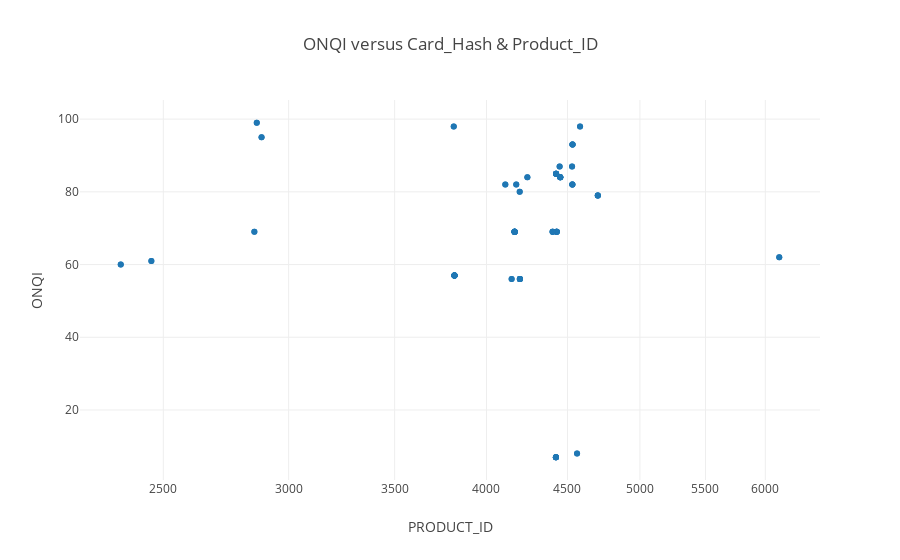

Notebook code for this chart:
### Code cell
init_notebook_mode(connected=True)    

#engine = create_engine("postgresql://tlapinskas@localhost/postgres")
engine = create_engine("postgresql://INSERT-USERNAME@localhost/postgres")

# Grab data from Postgres
df = pd.read_sql('''
                    SELECT p.product_id, p.card_hash, pi.onqi
                    FROM items_purchased p, product_info pi
                    WHERE p.product_id = pi.product_id AND onqi > '50'
                    LIMIT 100;
                    ''', con=engine)
df = df.fillna('')

trace1 = go.Scatter(
    x=df['product_id'],
    y=df['onqi'],
    text=df['card_hash'],
    mode='markers'
)

layout = go.Layout(
    title='ONQI versus Card_Hash & Product_ID',
    xaxis=dict( type='log', title='PRODUCT_ID' ),
    yaxis=dict( title='ONQI' )
)

data = [trace1]
fig = go.Figure(data=data, layout=layout)
iplot(fig, filename='test')

### Figure 1 — Plotly figure (JSON) as saved in the notebook; plotly's stock layout.template omitted (floating-point values rounded to 4 significant figures)
{"data": [{"mode": "markers", "text": ["FEaD8IUmESlpzvPRYyZhMyUv/CRtDNIUyprR5w7e/mPkFzr/3Cvdcu2tj0u3jsOj0OUUfW2jhMhfwWM3iQI1Ig==", "FEaD8IUmESlpzvPRYyZhMyUv/CRtDNIUyprR5w7e/mPkFzr/3Cvdcu2tj0u3jsOj0OUUfW2jhMhfwWM3iQI1Ig==", "N8JjRgpqKnQ8BDp+XtxBkfM0If/9GBL+rsOalHjHLdIM8Baf6tUC3UNDylqHc29iWnhr6/YT+RU63aZW2TXV6g==", "N8JjRgpqKnQ8BDp+XtxBkfM0If/9GBL+rsOalHjHLdIM8Baf6tUC3UNDylqHc29iWnhr6/YT+RU63aZW2TXV6g==", "kzaHILrWFehUeo6gjZV1EwvZHNTXGNqTY/Hzv+mL9Bg+vRc+uuq4+C0hsm6nAI58FLfCtqhJFLT97zuOCng+Yw==", "kzaHILrWFehUeo6gjZV1EwvZHNTXGNqTY/Hzv+mL9Bg+vRc+uuq4+C0hsm6nAI58FLfCtqhJFLT97zuOCng+Yw==", "4ox+j2exAB/xLlyHteKO/cNoSdLFb3T29mkacbTAf7ECiXy6L9/7hNFk4y4p/TjruzPmPFtYZNhxeLuNNwLgBg==", "4ox+j2exAB/xLlyHteKO/cNoSdLFb3T29mkacbTAf7ECiXy6L9/7hNFk4y4p/TjruzPmPFtYZNhxeLuNNwLgBg==", "hOB3nBlofMM/2khWcX9O2CoUZ4YyCFSXB6vbCowurdMCLl2hphPrsbCIzQT66E+uBlRYIyWIeI7TICUiCLrmfQ==", "hOB3nBlofMM/2khWcX9O2CoUZ4YyCFSXB6vbCowurdMCLl2hphPrsbCIzQT66E+uBlRYIyWIeI7TICUiCLrmfQ==", "aXKwvh3FKPQnAmhr/Xr7morkvOHFlNlNsWhodV07ih/3dnIgaXCYcDJNFS7Ovz5JRjzRv+ENFW7pQUMXKuDNyw==", "aXKwvh3FKPQnAmhr/Xr7morkvOHFlNlNsWhodV07ih/3dnIgaXCYcDJNFS7Ovz5JRjzRv+ENFW7pQUMXKuDNyw==", "/LsTUZ9+kPu80yWAYUO1APGANmhfxUhw8RluKz/dB8EGY0Qg23tXWz1xNsoShznNR7rRasa7i52NQznT3n86JA==", "/LsTUZ9+kPu80yWAYUO1APGANmhfxUhw8RluKz/dB8EGY0Qg23tXWz1xNsoShznNR7rRasa7i52NQznT3n86JA==", "jixRoztZhEFkfdn5+0mXHsrTV0M4vsYezoEoaYkBFGVZPeenCmxQJnAbrMD/Tc4sjBflwKEL/cGBt2Sx59h6aw==", "jixRoztZhEFkfdn5+0mXHsrTV0M4vsYezoEoaYkBFGVZPeenCmxQJnAbrMD/Tc4sjBflwKEL/cGBt2Sx59h6aw==", "jixRoztZhEFkfdn5+0mXHsrTV0M4vsYezoEoaYkBFGVZPeenCmxQJnAbrMD/Tc4sjBflwKEL/cGBt2Sx59h6aw==", "jixRoztZhEFkfdn5+0mXHsrTV0M4vsYezoEoaYkBFGVZPeenCmxQJnAbrMD/Tc4sjBflwKEL/cGBt2Sx59h6aw==", "GikZBQIz8zSl/BQO1+v1sHcsD4FRSW5ou8kj23fXWp2ld1ANtdN1ip/GQYknEJpipom0sm9BekjhIhgYkUGXiQ==", "GikZBQIz8zSl/BQO1+v1sHcsD4FRSW5ou8kj23fXWp2ld1ANtdN1ip/GQYknEJpipom0sm9BekjhIhgYkUGXiQ==", "Z38Meh5obUMiGKdzbjRQSKUJFcrPr/6rDVB3IBQLa64OS1kzsSPR3yXdvjIRznt4LRfryUswTtxVKkLIki8vxA==", "Z38Meh5obUMiGKdzbjRQSKUJFcrPr/6rDVB3IBQLa64OS1kzsSPR3yXdvjIRznt4LRfryUswTtxVKkLIki8vxA==", "evFBDWxj3Ns9KsbBOVdWPAxu9BSE4tHz/cwJB6prDFyHYbLJn4rLJ1DPhu0dKEAOmkcyJ1wQWhYC8vj0oa1hHw==", "evFBDWxj3Ns9KsbBOVdWPAxu9BSE4tHz/cwJB6prDFyHYbLJn4rLJ1DPhu0dKEAOmkcyJ1wQWhYC8vj0oa1hHw==", "AYDPrWLoqdxNicRuFKJmqSp8sKLiFa23MsI+5U1zGCLJ+Ko6nJtuakGVDWTMjYhgD5kvHsZlzzhg8TzANAnVWQ==", "AYDPrWLoqdxNicRuFKJmqSp8sKLiFa23MsI+5U1zGCLJ+Ko6nJtuakGVDWTMjYhgD5kvHsZlzzhg8TzANAnVWQ==", "AYDPrWLoqdxNicRuFKJmqSp8sKLiFa23MsI+5U1zGCLJ+Ko6nJtuakGVDWTMjYhgD5kvHsZlzzhg8TzANAnVWQ==", "AYDPrWLoqdxNicRuFKJmqSp8sKLiFa23MsI+5U1zGCLJ+Ko6nJtuakGVDWTMjYhgD5kvHsZlzzhg8TzANAnVWQ==", "0wt2JyUvA0FNEInIOtdNw4bHanolIiVozHlv/ttU+m9+gie1tjnqclyGRoswnyK35JEXcxiUOkww/clLNhGVQA==", "0wt2JyUvA0FNEInIOtdNw4bHanolIiVozHlv/ttU+m9+gie1tjnqclyGRoswnyK35JEXcxiUOkww/clLNhGVQA==", "A1Rl0u+qdxAwuX2Kt8V8UxXwWz/Q5gr5KdALsvcyJmXlF1BrGB69bcNH74e0rz7dJ+MaWNh5kpC/jfjrke7Yhg==", "A1Rl0u+qdxAwuX2Kt8V8UxXwWz/Q5gr5KdALsvcyJmXlF1BrGB69bcNH74e0rz7dJ+MaWNh5kpC/jfjrke7Yhg==", "y3C7gV+41RPipeTayi9oYwhyupQv5ft/qckwpzheHiZ9IaoCb58/Q4ryq7/vkjfPz7ZF7mCmzi4qh1AhVrcSUA==", "y3C7gV+41RPipeTayi9oYwhyupQv5ft/qckwpzheHiZ9IaoCb58/Q4ryq7/vkjfPz7ZF7mCmzi4qh1AhVrcSUA==", "fWEsWtFXNVUir7eIYyu3cqfEkaJFwHvGM2Ka2Viv9IveHAtuFirPEToCL+AloL4tnTIRXnADD2kABSTR/gStCQ==", "fWEsWtFXNVUir7eIYyu3cqfEkaJFwHvGM2Ka2Viv9IveHAtuFirPEToCL+AloL4tnTIRXnADD2kABSTR/gStCQ==", "fThc6zEILsh/J6gM1vHFeFOYtt2wUdg3KBu3XtTigkmmBf6qOnBYeMO8lBw/wYhB2Ycv3XQFGrrWR/M25TnKzg==", "fThc6zEILsh/J6gM1vHFeFOYtt2wUdg3KBu3XtTigkmmBf6qOnBYeMO8lBw/wYhB2Ycv3XQFGrrWR/M25TnKzg==", "pFCsO21elMCmPzQ4S0ASZesbTnPjb75q6sB4KEwR/SHlZJ4XlKB3wssrWb1cTRVYjEraXRaQssMiFUKXjJ0r3Q==", "pFCsO21elMCmPzQ4S0ASZesbTnPjb75q6sB4KEwR/SHlZJ4XlKB3wssrWb1cTRVYjEraXRaQssMiFUKXjJ0r3Q==", "pFCsO21elMCmPzQ4S0ASZesbTnPjb75q6sB4KEwR/SHlZJ4XlKB3wssrWb1cTRVYjEraXRaQssMiFUKXjJ0r3Q==", "pFCsO21elMCmPzQ4S0ASZesbTnPjb75q6sB4KEwR/SHlZJ4XlKB3wssrWb1cTRVYjEraXRaQssMiFUKXjJ0r3Q==", "Pf7Qg+gs2pPPxn9CxRYkASRNtKAC/SfR7FdTIldUvXCBLEvrL5tB9g56888DOUrr7Aqe0X691RbnobFnrUa2Cw==", "Pf7Qg+gs2pPPxn9CxRYkASRNtKAC/SfR7FdTIldUvXCBLEvrL5tB9g56888DOUrr7Aqe0X691RbnobFnrUa2Cw==", "5xeLjUx2IEK2v9BkuM1yJxOtPRH999Mi3tV4e8E3aoh56B23PDWJ8uV3XoLDt5Y/m2UI7hcr5ECdAYvFfNLBpQ==", "5xeLjUx2IEK2v9BkuM1yJxOtPRH999Mi3tV4e8E3aoh56B23PDWJ8uV3XoLDt5Y/m2UI7hcr5ECdAYvFfNLBpQ==", "USiTEKIrwHKNJbj0m3PyneGUwrh+SkoCKK3okLev0Z2NZQmnwmYOlaM2Ib/o4i2LZv+0EApU879AnG7kLRaozQ==", "USiTEKIrwHKNJbj0m3PyneGUwrh+SkoCKK3okLev0Z2NZQmnwmYOlaM2Ib/o4i2LZv+0EApU879AnG7kLRaozQ==", "uIiIgJznYIYG7j8iKiHpXJKHhkioUaFvuxvssxje9nkEAFo/WM92eCM1Jx+JmFoj/vZysQ+KLfFSFlNJiqgTZQ==", "uIiIgJznYIYG7j8iKiHpXJKHhkioUaFvuxvssxje9nkEAFo/WM92eCM1Jx+JmFoj/vZysQ+KLfFSFlNJiqgTZQ==", "HDLcelOshvS1M95LiuAfvtKAsKjzUbk2+GMd8o2GGC/FXgS6Fg7prBJZt6aIv8srosa0srF8BV/oX9oJyMtAlQ==", "HDLcelOshvS1M95LiuAfvtKAsKjzUbk2+GMd8o2GGC/FXgS6Fg7prBJZt6aIv8srosa0srF8BV/oX9oJyMtAlQ==", "plvbNVFopw2DFslHMQZQ/kFxz5pJCI6FNu+50YHvnUHudV7pHz+4XdPpD6Thrqddb++p6j4UJbSU2OKWG4q4Aw==", "plvbNVFopw2DFslHMQZQ/kFxz5pJCI6FNu+50YHvnUHudV7pHz+4XdPpD6Thrqddb++p6j4UJbSU2OKWG4q4Aw==", "DSeocALyrt/59TOZ00UboEDz+oZdwzESZh8FXe/GtAKMWU+jOdVYxYtMV2ij/gKRIJ3C7xTFsqflr8ai/dqwOQ==", "DSeocALyrt/59TOZ00UboEDz+oZdwzESZh8FXe/GtAKMWU+jOdVYxYtMV2ij/gKRIJ3C7xTFsqflr8ai/dqwOQ==", "GuDp4xuWzCHSd2nUQRq/0iFBLxheQNYyi0CsfccMBvfMY6O5+/1n8b9x5b47eDbnPKQL/a2tbN6TbqHqLLsujg==", "GuDp4xuWzCHSd2nUQRq/0iFBLxheQNYyi0CsfccMBvfMY6O5+/1n8b9x5b47eDbnPKQL/a2tbN6TbqHqLLsujg==", "oHOy3w5lQlrj3F0dw9mtSVdT5LZnjw6uefz1DigTLBs8BfjVJOg2kT0XNxjNwkl36c/Fpy9qT/Uo6dBjMfvROg==", "oHOy3w5lQlrj3F0dw9mtSVdT5LZnjw6uefz1DigTLBs8BfjVJOg2kT0XNxjNwkl36c/Fpy9qT/Uo6dBjMfvROg==", "qziZd6IiH4XyNUg9fiFnlFvzszXFfZ0xwj8D8yuJy/FYP0cPOc6QsHBDSC65txHMqGN0mpIffqTXiWhPmbu4Gw==", "qziZd6IiH4XyNUg9fiFnlFvzszXFfZ0xwj8D8yuJy/FYP0cPOc6QsHBDSC65txHMqGN0mpIffqTXiWhPmbu4Gw==", "PKEFq2ueAcm9ENP1+ar5HdmEgPUJBum2UIUDZWQ3t07wrevnqSKfbrgi+miQ4G9OFJXztEXrTjtnryLyBDmW5g==", "PKEFq2ueAcm9ENP1+ar5HdmEgPUJBum2UIUDZWQ3t07wrevnqSKfbrgi+miQ4G9OFJXztEXrTjtnryLyBDmW5g==", "oubNuF/wLQs36Ziyp7/WsLL27nlbSPj4IkbtyTkrGsSOd622pznTuR0IzeY8OlUAYx8nylg/0RUGDhNBOc+NfA==", "oubNuF/wLQs36Ziyp7/WsLL27nlbSPj4IkbtyTkrGsSOd622pznTuR0IzeY8OlUAYx8nylg/0RUGDhNBOc+NfA==", "iDSBQvz4d512d2ckK0Uf/+cw1RgHghfF6t+/YgO9/YAxSQzRsbesiKMkM222IGhH8szznXStZr/udym7+6ZZdQ==", "iDSBQvz4d512d2ckK0Uf/+cw1RgHghfF6t+/YgO9/YAxSQzRsbesiKMkM222IGhH8szznXStZr/udym7+6ZZdQ==", "mvqlnyiysM3Gim5u1S7fbs8TwR9Ivv9WsxJcg6nHDmSKip1Ib7DSRMgge1+uYpDDhg1UIIpwqW6t1pb5Nc6DcQ==", "mvqlnyiysM3Gim5u1S7fbs8TwR9Ivv9WsxJcg6nHDmSKip1Ib7DSRMgge1+uYpDDhg1UIIpwqW6t1pb5Nc6DcQ==", "Z38Meh5obUMiGKdzbjRQSKUJFcrPr/6rDVB3IBQLa64OS1kzsSPR3yXdvjIRznt4LRfryUswTtxVKkLIki8vxA==", "Z38Meh5obUMiGKdzbjRQSKUJFcrPr/6rDVB3IBQLa64OS1kzsSPR3yXdvjIRznt4LRfryUswTtxVKkLIki8vxA==", "qL54WOh17aMH0sDhdkYHVQ3opqpwxAnu6MIqm5c1tlJFP82Fp9TzR0lpSTI7QRjwG2lOH25L5ZI2ufsBTwdgUA==", "qL54WOh17aMH0sDhdkYHVQ3opqpwxAnu6MIqm5c1tlJFP82Fp9TzR0lpSTI7QRjwG2lOH25L5ZI2ufsBTwdgUA==", "tirRemnz/6MitRMoVQ+nRPAZI5CSEIibkJUMBMHXWIapcsX9rG8iHe+6vgGH/Wnzu+fzeGPuhsiUlv2I3bCRBQ==", "tirRemnz/6MitRMoVQ+nRPAZI5CSEIibkJUMBMHXWIapcsX9rG8iHe+6vgGH/Wnzu+fzeGPuhsiUlv2I3bCRBQ==", "OAon1kBbmQQW33MqKsLzgVg/NA337/pJDTPN/nZplkU55T5KjikAUEm5OuqnqvY4fev70FzwODIxi0NFYOvlGA==", "OAon1kBbmQQW33MqKsLzgVg/NA337/pJDTPN/nZplkU55T5KjikAUEm5OuqnqvY4fev70FzwODIxi0NFYOvlGA==", "Cq6FnhhgjXUHg9GttM8PS4mz4Hy6rWviVjfef6jUmdW//q8MeKC3ehW4eBLP6Xfu5F8u+q5bEI/AdpoAL7CqCw==", "Cq6FnhhgjXUHg9GttM8PS4mz4Hy6rWviVjfef6jUmdW//q8MeKC3ehW4eBLP6Xfu5F8u+q5bEI/AdpoAL7CqCw==", "rfIJdgeB9snYBzPnlCT03PBcNz6IKIzvGpZYDqQoFAVDLpEzTQvD+hhBXjTlih/bw6jwFosV9XJkvtOmwf9Edg==", "rfIJdgeB9snYBzPnlCT03PBcNz6IKIzvGpZYDqQoFAVDLpEzTQvD+hhBXjTlih/bw6jwFosV9XJkvtOmwf9Edg==", "RmQwJ7qLiW/4owhEr+Txe56/ES5dGHlb0+KS/AurBaDVg4Ez1+njzfNss7Dabuvfohq76MLe9Ov6nOnilpoO9w==", "RmQwJ7qLiW/4owhEr+Txe56/ES5dGHlb0+KS/AurBaDVg4Ez1+njzfNss7Dabuvfohq76MLe9Ov6nOnilpoO9w==", "/+HQZe1hYMA7ZVr6gtN30MZCZIAGscwPdjekl+LxDCfODJe3SEOJQkYZEL1KFkv9jLmnzXakw6T+vlunSL/MlA==", "/+HQZe1hYMA7ZVr6gtN30MZCZIAGscwPdjekl+LxDCfODJe3SEOJQkYZEL1KFkv9jLmnzXakw6T+vlunSL/MlA==", "E3sCGGE5+RwtgUqb6u8FI910ne7cUD4hsBMf/WNfCeCSNbmWiIpOjGO72lA/nYZX+6UQPvImIJp5ZZt62vs3ow==", "E3sCGGE5+RwtgUqb6u8FI910ne7cUD4hsBMf/WNfCeCSNbmWiIpOjGO72lA/nYZX+6UQPvImIJp5ZZt62vs3ow==", "kL0UNkqLA6I0aQZ497VTKDQgKv4udzciTWQOD0s+PGwluEwnISjy7NGbw+wRZYQWqqCX4TwVHv+Kb3/e8fBUVg==", "kL0UNkqLA6I0aQZ497VTKDQgKv4udzciTWQOD0s+PGwluEwnISjy7NGbw+wRZYQWqqCX4TwVHv+Kb3/e8fBUVg==", "guqt2eWlObbvws7zW0p0kkUWKhIdolGL5AaXmVUzluMzd0DWOgGuWeMhs9Il+OMqfARRPIhP/mbmgHlVMp4cXQ==", "guqt2eWlObbvws7zW0p0kkUWKhIdolGL5AaXmVUzluMzd0DWOgGuWeMhs9Il+OMqfARRPIhP/mbmgHlVMp4cXQ==", "tFoIadj8g2PmKcKYGnOQ85Xwaxs9J25UkkZJuJ3QUV9WTPg9HJ5C7rzJ1YsCzb8UTnTOPJoEm6IIyJkSfHnuPg==", "tFoIadj8g2PmKcKYGnOQ85Xwaxs9J25UkkZJuJ3QUV9WTPg9HJ5C7rzJ1YsCzb8UTnTOPJoEm6IIyJkSfHnuPg==", "dApSOms3jVBQS7RWafsi9LzHepsZODThF9HyADMnOXYQd9t/oIIiQWCSSjckp2MrLgIeULNAegRAB5guqBkVqA==", "dApSOms3jVBQS7RWafsi9LzHepsZODThF9HyADMnOXYQd9t/oIIiQWCSSjckp2MrLgIeULNAegRAB5guqBkVqA==", "getgPDdmJVMbtkpBqbpRytaZ3vGSI7hYYwfNccyBCP8dPBwiUL+J1IwAYiJXvl1ui5p6sErOaDSKTvzsyz0OeQ==", "getgPDdmJVMbtkpBqbpRytaZ3vGSI7hYYwfNccyBCP8dPBwiUL+J1IwAYiJXvl1ui5p6sErOaDSKTvzsyz0OeQ==", "9rX+xZcWsFxAfU67HEWPsCzY9Xn5jLWb2sUycVWQViEOlOPAIcrnwBxns0BooS96S3JkEkkrmH1WwlIHQpaLNg==", "9rX+xZcWsFxAfU67HEWPsCzY9Xn5jLWb2sUycVWQViEOlOPAIcrnwBxns0BooS96S3JkEkkrmH1WwlIHQpaLNg=="], "type": "scatter", "uid": "69728864-c767-11e8-91ab-6a0000cf8860", "x": ["2457", "2457", "2884", "2884", "3814", "3814", "4149", "4149", "4111", "4111", "6123", "6123", "4430", "4430", "4430", "4430", "4430", "4430", "4167", "4167", "4167", "4167", "4167", "4167", "3818", "3818", "4167", "4167", "4167", "4167", "3818", "3818", "2864", "2864", "4199", "4199", "3818", "3818", "4453", "4453", "4453", "4453", "4426", "4426", "3818", "3818", "4177", "4177", "4425", "4425", "4425", "4425", "4199", "4199", "4425", "4425", "2350", "2350", "4449", "4449", "4167", "4167", "3818", "3818", "4198", "4198", "4426", "4426", "4533", "4533", "4532", "4532", "4245", "4245", "4453", "4453", "4530", "4530", "4404", "4404", "4532", "4532", "4583", "4583", "4404", "4404", "2854", "2854", "4426", "4426", "4563", "4563", "4199", "4199", "4533", "4533", "4703", "4703", "4703", "4703"], "y": ["61", "61", "95", "95", "98", "98", "56", "56", "82", "82", "62", "62", "69", "69", "69", "69", "69", "69", "69", "69", "69", "69", "69", "69", "57", "57", "69", "69", "69", "69", "57", "57", "99", "99", "56", "56", "57", "57", "84", "84", "84", "84", "85", "85", "57", "57", "82", "82", "7", "7", "7", "7", "56", "56", "7", "7", "60", "60", "87", "87", "69", "69", "57", "57", "80", "80", "85", "85", "93", "93", "82", "82", "84", "84", "84", "84", "87", "87", "69", "69", "82", "82", "98", "98", "69", "69", "69", "69", "85", "85", "8", "8", "56", "56", "93", "93", "79", "79", "79", "79"]}], "layout": {"title": "ONQI versus Card_Hash & Product_ID", "xaxis": {"title": "PRODUCT_ID", "type": "log"}, "yaxis": {"title": "ONQI"}}}
